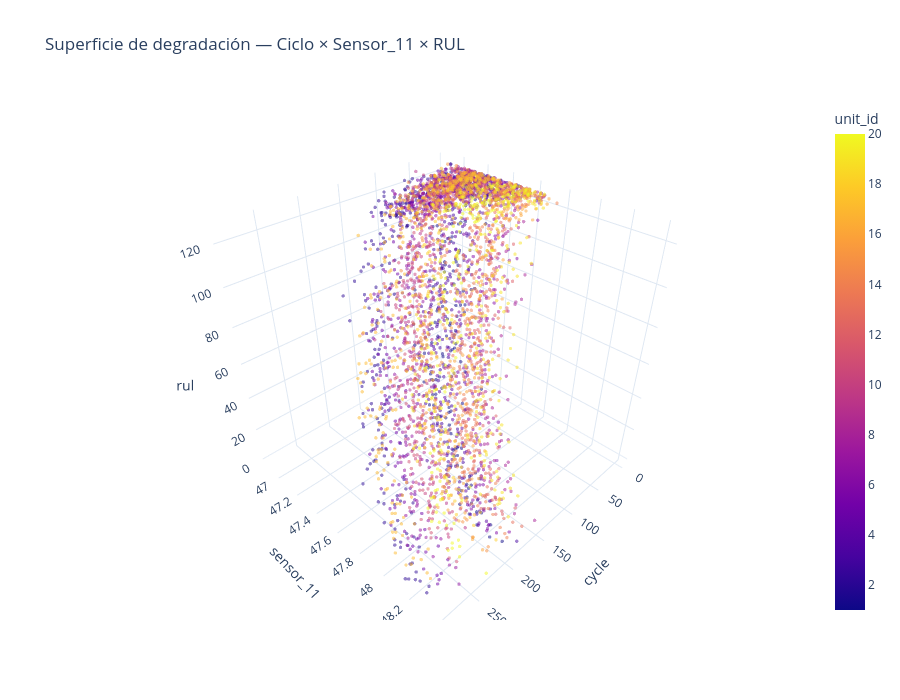

Here is the notebook cell this chart was saved with:
### Code cell
sample = train[train["unit_id"].isin(train["unit_id"].unique()[:20])]

fig = px.scatter_3d(
    sample,
    x="cycle",
    y="sensor_11",
    z="rul",
    color="unit_id",
    opacity=0.5,
    title="Superficie de degradación — Ciclo × Sensor_11 × RUL",
    height=700,
)
fig.update_traces(marker=dict(size=2))
fig.update_layout(template="plotly_white", showlegend=False)
fig.show()

### Figure 1 — Plotly figure (JSON) as saved in the notebook; plotly's stock layout.template omitted (floating-point values rounded to 4 significant figures; data arrays with more than 128 entries replaced by an {"elided": "..."} marker saying what was removed)
{"data": [{"hovertemplate": "cycle=%{x}<br>sensor_11=%{y}<br>rul=%{z}<br>unit_id=%{marker.color}<extra></extra>", "legendgroup": "", "marker": {"color": {"elided": "4168 int values"}, "coloraxis": "coloraxis", "opacity": 0.5, "size": 2, "symbol": "circle"}, "mode": "markers", "name": "", "scene": "scene", "showlegend": false, "type": "scatter3d", "x": {"elided": "4168 int values"}, "y": {"elided": "4168 float values"}, "z": {"elided": "4168 int values"}}], "layout": {"coloraxis": {"colorbar": {"title": {"text": "unit_id"}}, "colorscale": [[0, "#0d0887"], [0.1111, "#46039f"], [0.2222, "#7201a8"], [0.3333, "#9c179e"], [0.4444, "#bd3786"], [0.5556, "#d8576b"], [0.6667, "#ed7953"], [0.7778, "#fb9f3a"], [0.8889, "#fdca26"], [1, "#f0f921"]]}, "height": 700, "legend": {"tracegroupgap": 0}, "scene": {"domain": {"x": [0, 1], "y": [0, 1]}, "xaxis": {"title": {"text": "cycle"}}, "yaxis": {"title": {"text": "sensor_11"}}, "zaxis": {"title": {"text": "rul"}}}, "showlegend": false, "title": {"text": "Superficie de degradación — Ciclo × Sensor_11 × RUL"}}}
